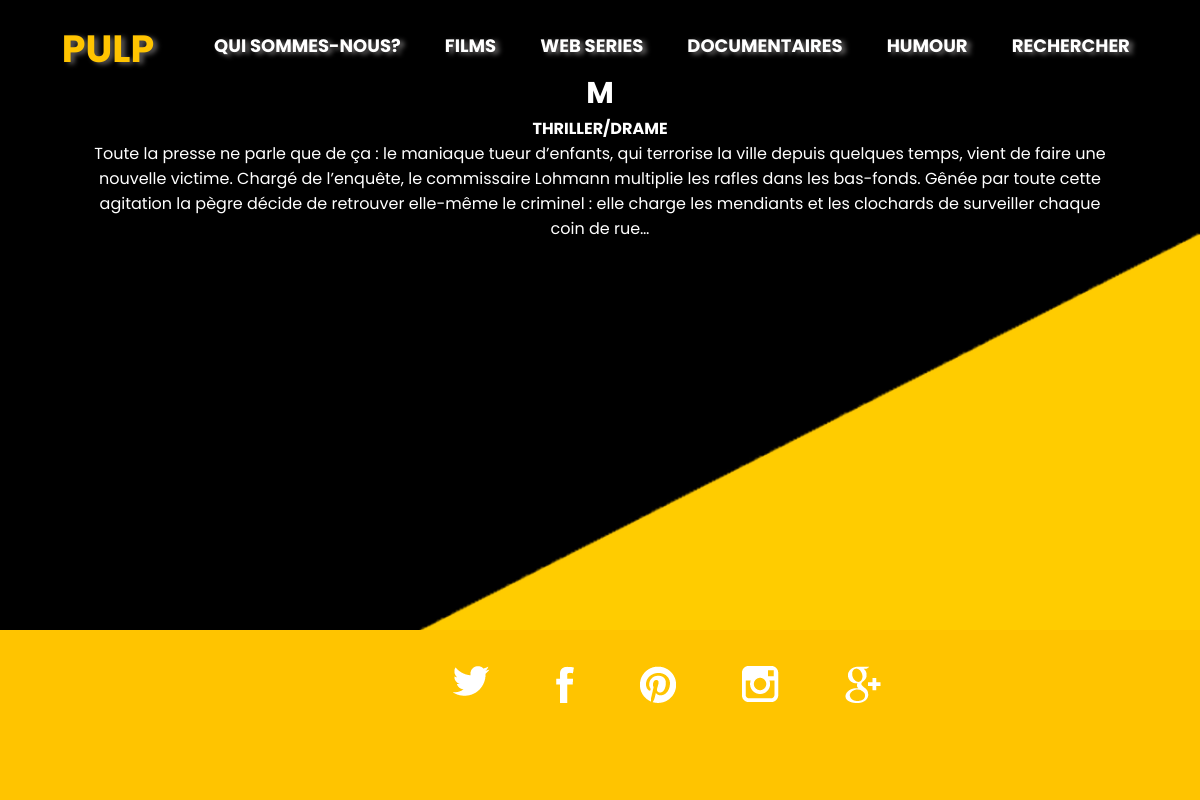
/G11_pulp/php/show.php?id=1, run on the app's committed database.
### tables this page shows
CREATE TABLE `films` (
  `id` int(15) NOT NULL,
  `titre` varchar(255) NOT NULL,
  `realisateur` varchar(255) NOT NULL,
  `date` int(11) NOT NULL,
  `genre` varchar(255) NOT NULL,
  `description` text NOT NULL,
  `img` varchar(255) NOT NULL,
  `lien` text NOT NULL
);

### G11_pulp/php/show.php (the view, shortened to what this page needs)
<?php
require_once "connect.php";
if(isset($_GET['id'])){
    $id = (int) $_GET['id'];
} else {
    header('Location: show.php');
}
$sql = "SELECT
    `id`,
    `titre`,
    `realisateur`,
    `date`,
    `lien`,
    `description`,
    `genre`
FROM
    `films`
WHERE
  `id` = :id
";
$stmt = $pdo->prepare($sql);
$stmt->bindValue(':id', $id, PDO::PARAM_INT);
$stmt->execute();
?>
    <!DOCTYPE html>
    <html lang="fr">
    <head>
      <link rel="stylesheet" href="../styles/style.css">
    </head>
    <body id="blackyellow">
      <header class="clearfix">
        <?php require ("header.php") ?>
      </header>
      <main class="white" >
        <section>
        <?php while($row = $stmt->fetch(PDO::FETCH_ASSOC)):?>
            <div class="white posi">
              <ul>
                <li>
                  <strong id="titre"><?=$row['titre']?></strong>
                </li>
                <li>
                  <strong id="genre"><?= $row['genre'] ?></strong>
                </li>
                <li>
                  <?= $row['description'] ?>
                </li>
                <li>
                  <strong><?=$row['lien']?></strong>
                </li>
              </ul>
            </div>
            <?php endwhile; ?>
            </section>
          </main>
          <footer class="show">
            <?php require ("footer.php") ?>
          </footer>
    </body>
    </html>

### G11_pulp/styles/style.css (style rules this page uses)
* { padding: 0; margin: 0; box-sizing: border-box; }
.clearfix:before, .clearfix:after { content: " "; display: table; }
.clearfix:after { clear: both; }
body { font-family: 'Poppins', sans-serif; }
header { width: 100%; }
main { width: 85%; margin: 0 auto; padding: 0 0 2% 0; }
iframe { width: 50%; height: 47.5vh; }
footer { background-color: #ffc400; height: 170px; width: 100%; float: left; }
#blackyellow { background-image: url('../img-layout/back.png'); background-repeat: no-repeat; background-size: 100%; background-clip: border-box; background-color: #ffc400; background-position: fixed; }
.white { color: #fff; }
.posi { margin-top: 7%; }
#titre { font-size: 30px; text-transform: uppercase; }
.white ul { float: left; }
.white ul li { text-align: center; list-style: none; }
#genre { text-transform: uppercase; }
.show { position: absolute; bottom: 0; }

### data on the page
films: titre "M", genre "THRILLER/DRAME", description "Toute la presse ne parle que de ça : le maniaque tueur d’enfants, qui terrorise la ville depuis quelques temps, vient de faire une nouvelle victime. Chargé de l’enquête, le commissaire Lohmann multiplie les rafles dans les bas-fonds. Gênée par toute cette agitation la pègre décide de retrouver elle-même le criminel : elle charge les mendiants et les clochards de surveiller chaque coin de rue…"
